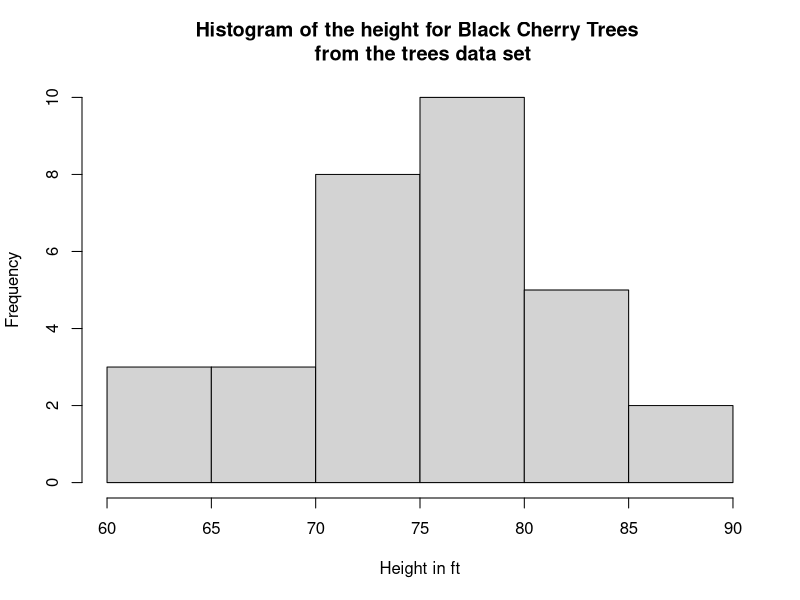
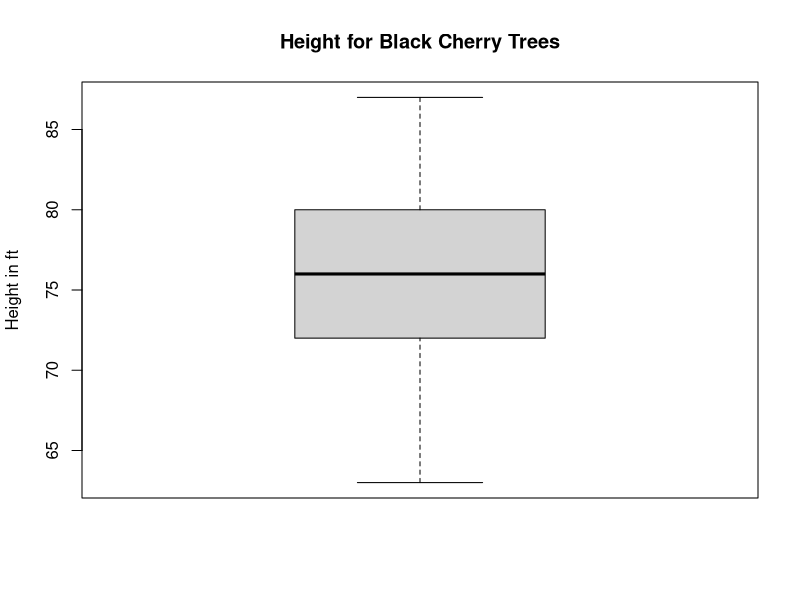
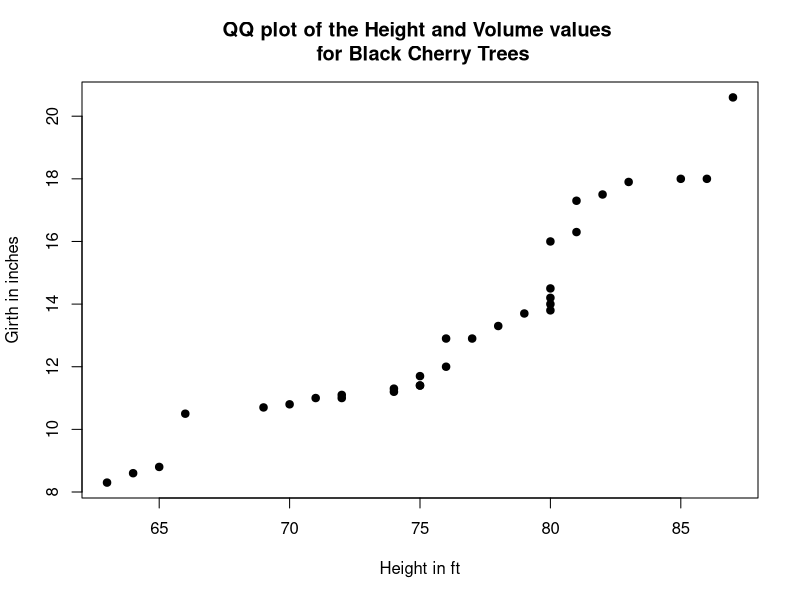
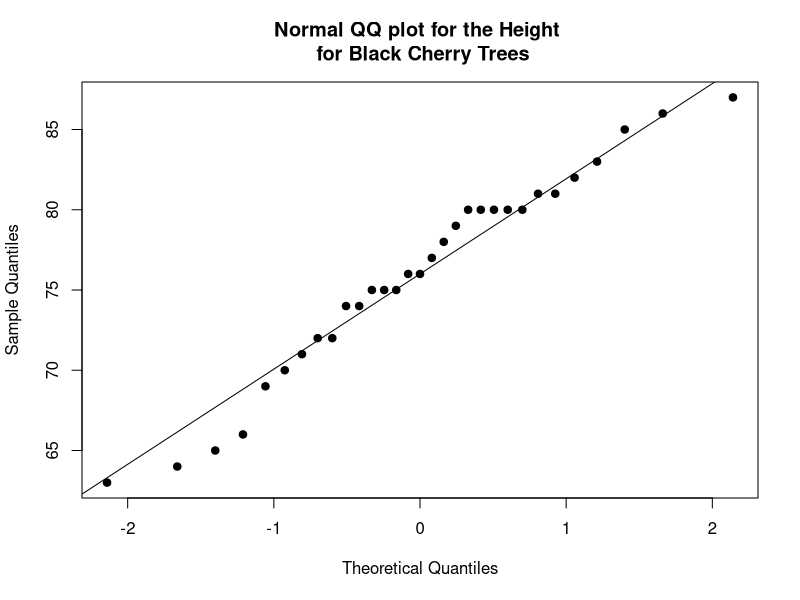

Here is the R script that generated these plots, in order:
## ---- chunk 1
data(trees)
hist(trees$Height, main="Histogram of the height for Black Cherry Trees \n from the trees data set", xlab="Height in ft")
## ---- chunk 2
data(trees)
boxplot(trees$Height, main="Height for Black Cherry Trees", ylab="Height in ft")
## ---- chunk 3
data(trees)
qqplot(trees$Height, trees$Girth, main="QQ plot of the Height and Volume values \n for Black Cherry Trees", pch=19, ylab="Girth in inches", xlab="Height in ft")
## ---- chunk 4
data(trees)
qqnorm(trees$Height, main="Normal QQ plot for the Height \n for Black Cherry Trees", pch=19)
qqline(trees$Height)
